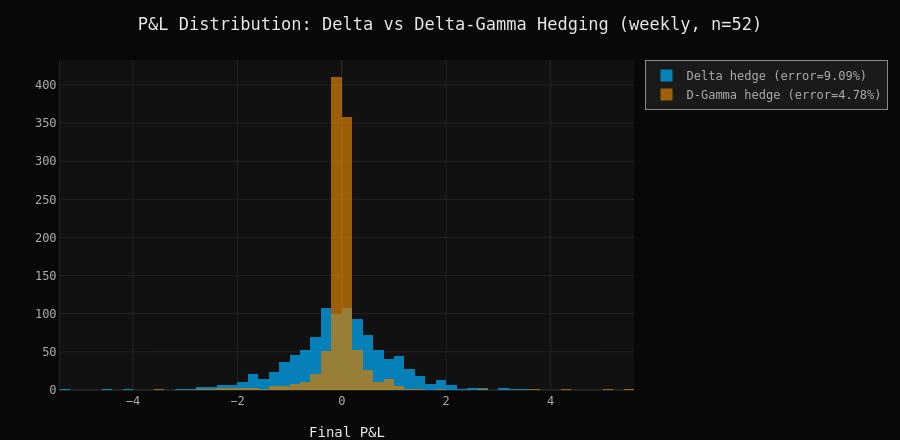

Source (notebook cell):
### Markdown cell above
## 7 · Delta vs Gamma Hedging Comparison

Delta hedging leaves a residual **gamma exposure**: between two rebalancings, delta drifts as S moves, creating a tracking error proportional to (ΔS)².

**Gamma hedging** adds a second option (strike K_hedge ≠ K) to neutralize Γ simultaneously with Δ. The portfolio then remains closer to zero between rebalancings, achieving a lower hedging error at the same frequency.

Trade-off: it requires a second liquid instrument, more complex position sizing, and two bid-ask spreads to cross — in practice, gamma hedging is most useful when rebalancing is costly or infrequent.

### Code cell
from hedging.gamma_hedge import run_gamma_hedge

paths_cmp, tg_cmp = simulate_gbm_paths(
    S0=config.S0, r=config.r, sigma=config.SIGMA,
    T=config.T, n_steps=52, n_paths=config.N_PATHS, seed=42
)

pnl_delta = run_delta_hedge(paths_cmp, tg_cmp, config.K, config.r, config.SIGMA)
pnl_gamma = run_gamma_hedge(paths_cmp, tg_cmp, config.K, config.r, config.SIGMA, K_hedge=110)

price = black_scholes_call(config.S0, config.K, config.T, config.r, config.SIGMA)

fig = go.Figure()
for pnl, label, col in [
    (pnl_delta, "Delta hedge",       COLORS["blue"]),
    (pnl_gamma, "D-Gamma hedge", COLORS["orange"]),
]:
    error = np.std(pnl) / price
    fig.add_trace(go.Histogram(
        x=pnl, name=f"{label} (error={error:.2%})",
        opacity=0.70, nbinsx=60, marker_color=col
    ))

fig.update_layout(
    **LAYOUT,
    barmode="overlay",
    title="P&L Distribution: Delta vs Delta-Gamma Hedging (weekly, n=52)",
    xaxis_title="Final P&L",
)
fig.show()

### Figure 1 — Plotly figure (JSON) as saved in the notebook; plotly's stock layout.template omitted (floating-point values rounded to 4 significant figures; data arrays with more than 128 entries replaced by an {"elided": "..."} marker saying what was removed)
{"data": [{"marker": {"color": "#00b0ff"}, "name": "Delta hedge (error=9.09%)", "nbinsx": 60, "opacity": 0.7, "type": "histogram", "x": {"elided": "1000 float values"}}, {"marker": {"color": "#d77f03"}, "name": "D-Gamma hedge (error=4.78%)", "nbinsx": 60, "opacity": 0.7, "type": "histogram", "x": {"elided": "1000 float values"}}], "layout": {"barmode": "overlay", "font": {"color": "#e8e8e8", "family": "JetBrains Mono, Fira Code, monospace", "size": 12}, "height": 440, "legend": {"bgcolor": "#1a1a1a", "bordercolor": "#898989", "borderwidth": 1, "font": {"color": "#acacac", "size": 12}}, "margin": {"b": 50, "l": 60, "r": 30, "t": 60}, "paper_bgcolor": "#080808", "plot_bgcolor": "#111111", "title": {"text": "P&L Distribution: Delta vs Delta-Gamma Hedging (weekly, n=52)"}, "xaxis": {"gridcolor": "#222222", "linecolor": "#222222", "tickfont": {"color": "#acacac", "family": "JetBrains Mono, Fira Code, monospace"}, "title": {"text": "Final P&L"}, "zerolinecolor": "#333333"}, "yaxis": {"gridcolor": "#222222", "linecolor": "#222222", "tickfont": {"color": "#acacac", "family": "JetBrains Mono, Fira Code, monospace"}, "title": {"font": {"color": "#acacac", "family": "JetBrains Mono, Fira Code, monospace"}}, "zerolinecolor": "#333333"}}}
